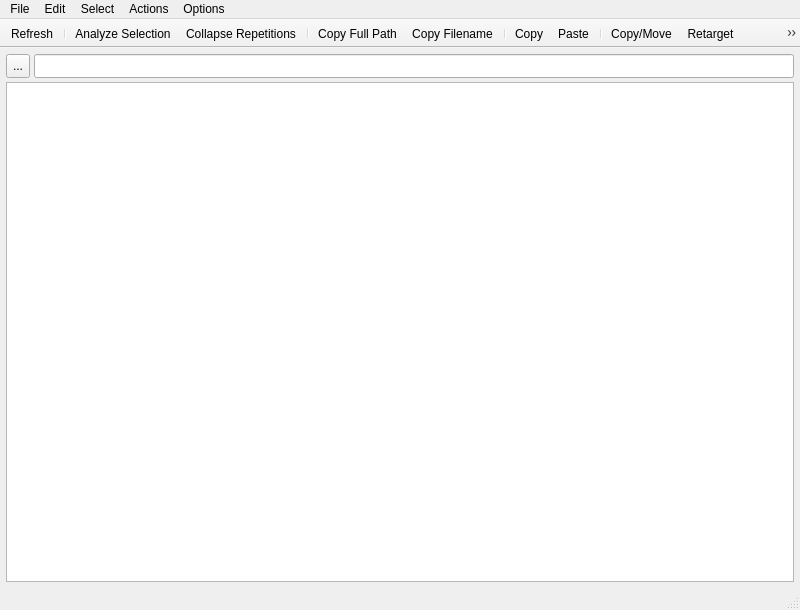
<?xml version="1.0" encoding="UTF-8"?>
<ui version="4.0">
 <class>MainWindow</class>
 <widget class="QMainWindow" name="MainWindow">
  <property name="geometry">
   <rect>
    <x>0</x>
    <y>0</y>
    <width>800</width>
    <height>610</height>
   </rect>
  </property>
  <property name="windowTitle">
   <string>Texture Manager</string>
  </property>
  <property name="windowIcon">
   <iconset>
    <normaloff>:/icons/appIcon.png</normaloff>:/icons/appIcon.png</iconset>
  </property>
  <widget class="QWidget" name="centralwidget">
   <layout class="QVBoxLayout" name="verticalLayout">
    <property name="spacing">
     <number>4</number>
    </property>
    <property name="leftMargin">
     <number>6</number>
    </property>
    <property name="topMargin">
     <number>6</number>
    </property>
    <property name="rightMargin">
     <number>6</number>
    </property>
    <property name="bottomMargin">
     <number>6</number>
    </property>
    <item>
     <layout class="QHBoxLayout" name="horizontalLayout">
      <item>
       <widget class="QToolButton" name="uiBTN_filter">
        <property name="minimumSize">
         <size>
          <width>24</width>
          <height>24</height>
         </size>
        </property>
        <property name="maximumSize">
         <size>
          <width>24</width>
          <height>24</height>
         </size>
        </property>
        <property name="text">
         <string>...</string>
        </property>
        <property name="icon">
         <iconset>
          <normaloff>:/icons/filter_disabled.png</normaloff>
          <normalon>:/icons/filter_active.png</normalon>:/icons/filter_disabled.png</iconset>
        </property>
        <property name="iconSize">
         <size>
          <width>18</width>
          <height>18</height>
         </size>
        </property>
        <property name="checkable">
         <bool>true</bool>
        </property>
       </widget>
      </item>
      <item>
       <widget class="QLineEdit" name="uiLED_filter">
        <property name="minimumSize">
         <size>
          <width>0</width>
          <height>24</height>
         </size>
        </property>
       </widget>
      </item>
     </layout>
    </item>
    <item>
     <widget class="QTableView" name="uiTBL_textures">
      <property name="contextMenuPolicy">
       <enum>Qt::ActionsContextMenu</enum>
      </property>
      <property name="editTriggers">
       <set>QAbstractItemView::DoubleClicked</set>
      </property>
      <property name="alternatingRowColors">
       <bool>true</bool>
      </property>
      <property name="selectionBehavior">
       <enum>QAbstractItemView::SelectRows</enum>
      </property>
      <property name="textElideMode">
       <enum>Qt::ElideLeft</enum>
      </property>
      <property name="horizontalScrollMode">
       <enum>QAbstractItemView::ScrollPerPixel</enum>
      </property>
      <property name="showGrid">
       <bool>false</bool>
      </property>
      <property name="sortingEnabled">
       <bool>true</bool>
      </property>
      <attribute name="horizontalHeaderShowSortIndicator" stdset="0">
       <bool>true</bool>
      </attribute>
      <attribute name="horizontalHeaderStretchLastSection">
       <bool>true</bool>
      </attribute>
      <attribute name="verticalHeaderVisible">
       <bool>false</bool>
      </attribute>
      <attribute name="verticalHeaderMinimumSectionSize">
       <number>15</number>
      </attribute>
      <attribute name="verticalHeaderDefaultSectionSize">
       <number>15</number>
      </attribute>
     </widget>
    </item>
   </layout>
  </widget>
  <widget class="QMenuBar" name="menubar">
   <property name="geometry">
    <rect>
     <x>0</x>
     <y>0</y>
     <width>800</width>
     <height>21</height>
    </rect>
   </property>
   <widget class="QMenu" name="menuFile">
    <property name="title">
     <string>File</string>
    </property>
    <addaction name="uiACT_refresh"/>
    <addaction name="separator"/>
    <addaction name="uiACT_exit"/>
   </widget>
   <widget class="QMenu" name="menuActions">
    <property name="title">
     <string>Actions</string>
    </property>
    <addaction name="uiACT_deleteUnusedShadingNodes"/>
    <addaction name="separator"/>
    <addaction name="uiACT_copyMove"/>
    <addaction name="uiACT_retarget"/>
    <addaction name="uiACT_searchReplace"/>
   </widget>
   <widget class="QMenu" name="menuEdit">
    <property name="title">
     <string>Edit</string>
    </property>
    <addaction name="uiACT_copy"/>
    <addaction name="uiACT_paste"/>
    <addaction name="separator"/>
    <addaction name="uiACT_copyFullPath"/>
    <addaction name="uiACT_copyFilename"/>
   </widget>
   <widget class="QMenu" name="menuOptions">
    <property name="title">
     <string>Options</string>
    </property>
    <addaction name="uiACT_collapseRepetitions"/>
    <addaction name="uiACT_analyzeSelection"/>
    <addaction name="separator"/>
    <addaction name="uiACT_selectNothing"/>
    <addaction name="uiACT_selectAssigned"/>
    <addaction name="uiACT_selectTextureNode"/>
   </widget>
   <widget class="QMenu" name="menuSelect">
    <property name="title">
     <string>Select</string>
    </property>
    <addaction name="uiACT_selectAll"/>
    <addaction name="uiACT_selectInvert"/>
    <addaction name="uiACT_selectNone"/>
   </widget>
   <addaction name="menuFile"/>
   <addaction name="menuEdit"/>
   <addaction name="menuSelect"/>
   <addaction name="menuActions"/>
   <addaction name="menuOptions"/>
  </widget>
  <widget class="QStatusBar" name="statusbar"/>
  <widget class="QToolBar" name="toolBar">
   <property name="windowTitle">
    <string>toolBar</string>
   </property>
   <property name="movable">
    <bool>false</bool>
   </property>
   <property name="iconSize">
    <size>
     <width>24</width>
     <height>24</height>
    </size>
   </property>
   <property name="floatable">
    <bool>false</bool>
   </property>
   <attribute name="toolBarArea">
    <enum>TopToolBarArea</enum>
   </attribute>
   <attribute name="toolBarBreak">
    <bool>false</bool>
   </attribute>
   <addaction name="uiACT_refresh"/>
   <addaction name="separator"/>
   <addaction name="uiACT_analyzeSelection"/>
   <addaction name="uiACT_collapseRepetitions"/>
   <addaction name="separator"/>
   <addaction name="uiACT_copyFullPath"/>
   <addaction name="uiACT_copyFilename"/>
   <addaction name="separator"/>
   <addaction name="uiACT_copy"/>
   <addaction name="uiACT_paste"/>
   <addaction name="separator"/>
   <addaction name="uiACT_copyMove"/>
   <addaction name="uiACT_retarget"/>
   <addaction name="uiACT_searchReplace"/>
  </widget>
  <action name="uiACT_refresh">
   <property name="icon">
    <iconset>
     <normaloff>:/icons/refresh.png</normaloff>:/icons/refresh.png</iconset>
   </property>
   <property name="text">
    <string>Refresh</string>
   </property>
   <property name="toolTip">
    <string>Refresh</string>
   </property>
   <property name="shortcut">
    <string>F5</string>
   </property>
  </action>
  <action name="uiACT_exit">
   <property name="icon">
    <iconset>
     <normaloff>:/icons/exit.png</normaloff>:/icons/exit.png</iconset>
   </property>
   <property name="text">
    <string>Exit</string>
   </property>
  </action>
  <action name="uiACT_retarget">
   <property name="icon">
    <iconset>
     <normaloff>:/icons/retarget.png</normaloff>:/icons/retarget.png</iconset>
   </property>
   <property name="text">
    <string>Retarget</string>
   </property>
  </action>
  <action name="uiACT_copyMove">
   <property name="icon">
    <iconset>
     <normaloff>:/icons/copy_move.png</normaloff>:/icons/copy_move.png</iconset>
   </property>
   <property name="text">
    <string>Copy/Move</string>
   </property>
  </action>
  <action name="uiACT_searchReplace">
   <property name="icon">
    <iconset>
     <normaloff>:/icons/replace.png</normaloff>:/icons/replace.png</iconset>
   </property>
   <property name="text">
    <string>Search and Replace</string>
   </property>
  </action>
  <action name="uiACT_copyFullPath">
   <property name="icon">
    <iconset>
     <normaloff>:/icons/copy1.png</normaloff>:/icons/copy1.png</iconset>
   </property>
   <property name="text">
    <string>Copy Full Path</string>
   </property>
  </action>
  <action name="uiACT_copyFilename">
   <property name="icon">
    <iconset>
     <normaloff>:/icons/copy2.png</normaloff>:/icons/copy2.png</iconset>
   </property>
   <property name="text">
    <string>Copy Filename</string>
   </property>
  </action>
  <action name="uiACT_selectAssigned">
   <property name="checkable">
    <bool>true</bool>
   </property>
   <property name="text">
    <string>Select Assigned</string>
   </property>
  </action>
  <action name="uiACT_collapseRepetitions">
   <property name="checkable">
    <bool>true</bool>
   </property>
   <property name="icon">
    <iconset>
     <normaloff>:/icons/collapse.png</normaloff>:/icons/collapse.png</iconset>
   </property>
   <property name="text">
    <string>Collapse Repetitions</string>
   </property>
  </action>
  <action name="uiACT_selectAll">
   <property name="text">
    <string>Select All</string>
   </property>
  </action>
  <action name="uiACT_selectNone">
   <property name="text">
    <string>Select None</string>
   </property>
  </action>
  <action name="uiACT_selectInvert">
   <property name="text">
    <string>Select Invert</string>
   </property>
  </action>
  <action name="uiACT_selectTextureNode">
   <property name="checkable">
    <bool>true</bool>
   </property>
   <property name="text">
    <string>Select Texture Node</string>
   </property>
  </action>
  <action name="uiACT_selectNothing">
   <property name="checkable">
    <bool>true</bool>
   </property>
   <property name="text">
    <string>Select Nothing</string>
   </property>
  </action>
  <action name="uiACT_copy">
   <property name="icon">
    <iconset>
     <normaloff>:/icons/copy.png</normaloff>:/icons/copy.png</iconset>
   </property>
   <property name="text">
    <string>Copy</string>
   </property>
  </action>
  <action name="uiACT_paste">
   <property name="icon">
    <iconset>
     <normaloff>:/icons/paste.png</normaloff>:/icons/paste.png</iconset>
   </property>
   <property name="text">
    <string>Paste</string>
   </property>
  </action>
  <action name="uiACT_analyzeSelection">
   <property name="checkable">
    <bool>true</bool>
   </property>
   <property name="icon">
    <iconset>
     <normaloff>:/icons/lock_to_selection.png</normaloff>:/icons/lock_to_selection.png</iconset>
   </property>
   <property name="text">
    <string>Analyze Selection</string>
   </property>
  </action>
  <action name="uiACT_deleteUnusedShadingNodes">
   <property name="text">
    <string>Delete Unused Shading Nodes</string>
   </property>
  </action>
 </widget>
 <tabstops>
  <tabstop>uiTBL_textures</tabstop>
  <tabstop>uiLED_filter</tabstop>
  <tabstop>uiBTN_filter</tabstop>
 </tabstops>
 <resources>
  <include location="resources.qrc"/>
 </resources>
 <connections>
  <connection>
   <sender>uiACT_exit</sender>
   <signal>triggered()</signal>
   <receiver>MainWindow</receiver>
   <slot>close()</slot>
   <hints>
    <hint type="sourcelabel">
     <x>-1</x>
     <y>-1</y>
    </hint>
    <hint type="destinationlabel">
     <x>399</x>
     <y>304</y>
    </hint>
   </hints>
  </connection>
  <connection>
   <sender>uiACT_refresh</sender>
   <signal>triggered()</signal>
   <receiver>MainWindow</receiver>
   <slot>onRefreshTriggered()</slot>
   <hints>
    <hint type="sourcelabel">
     <x>-1</x>
     <y>-1</y>
    </hint>
    <hint type="destinationlabel">
     <x>399</x>
     <y>304</y>
    </hint>
   </hints>
  </connection>
  <connection>
   <sender>uiACT_copyFullPath</sender>
   <signal>triggered()</signal>
   <receiver>MainWindow</receiver>
   <slot>onCopyFullPathTriggered()</slot>
   <hints>
    <hint type="sourcelabel">
     <x>-1</x>
     <y>-1</y>
    </hint>
    <hint type="destinationlabel">
     <x>399</x>
     <y>304</y>
    </hint>
   </hints>
  </connection>
  <connection>
   <sender>uiACT_copyFilename</sender>
   <signal>triggered()</signal>
   <receiver>MainWindow</receiver>
   <slot>onCopyFilenameTriggered()</slot>
   <hints>
    <hint type="sourcelabel">
     <x>-1</x>
     <y>-1</y>
    </hint>
    <hint type="destinationlabel">
     <x>399</x>
     <y>304</y>
    </hint>
   </hints>
  </connection>
  <connection>
   <sender>uiACT_copyMove</sender>
   <signal>triggered()</signal>
   <receiver>MainWindow</receiver>
   <slot>onCopyMoveTriggered()</slot>
   <hints>
    <hint type="sourcelabel">
     <x>-1</x>
     <y>-1</y>
    </hint>
    <hint type="destinationlabel">
     <x>399</x>
     <y>304</y>
    </hint>
   </hints>
  </connection>
  <connection>
   <sender>uiACT_retarget</sender>
   <signal>triggered()</signal>
   <receiver>MainWindow</receiver>
   <slot>onRetargetTriggered()</slot>
   <hints>
    <hint type="sourcelabel">
     <x>-1</x>
     <y>-1</y>
    </hint>
    <hint type="destinationlabel">
     <x>399</x>
     <y>304</y>
    </hint>
   </hints>
  </connection>
  <connection>
   <sender>uiACT_searchReplace</sender>
   <signal>triggered()</signal>
   <receiver>MainWindow</receiver>
   <slot>onSearchReplaceTriggered()</slot>
   <hints>
    <hint type="sourcelabel">
     <x>-1</x>
     <y>-1</y>
    </hint>
    <hint type="destinationlabel">
     <x>399</x>
     <y>304</y>
    </hint>
   </hints>
  </connection>
  <connection>
   <sender>uiLED_filter</sender>
   <signal>textChanged(QString)</signal>
   <receiver>MainWindow</receiver>
   <slot>onFilterTextChanged()</slot>
   <hints>
    <hint type="sourcelabel">
     <x>414</x>
     <y>73</y>
    </hint>
    <hint type="destinationlabel">
     <x>399</x>
     <y>304</y>
    </hint>
   </hints>
  </connection>
  <connection>
   <sender>uiBTN_filter</sender>
   <signal>toggled(bool)</signal>
   <receiver>MainWindow</receiver>
   <slot>onFilterButtonToggled()</slot>
   <hints>
    <hint type="sourcelabel">
     <x>18</x>
     <y>73</y>
    </hint>
    <hint type="destinationlabel">
     <x>399</x>
     <y>304</y>
    </hint>
   </hints>
  </connection>
  <connection>
   <sender>uiACT_selectAll</sender>
   <signal>triggered()</signal>
   <receiver>MainWindow</receiver>
   <slot>onSelectAllTriggered()</slot>
   <hints>
    <hint type="sourcelabel">
     <x>-1</x>
     <y>-1</y>
    </hint>
    <hint type="destinationlabel">
     <x>399</x>
     <y>304</y>
    </hint>
   </hints>
  </connection>
  <connection>
   <sender>uiACT_selectInvert</sender>
   <signal>triggered()</signal>
   <receiver>MainWindow</receiver>
   <slot>onSelectInvertTriggered()</slot>
   <hints>
    <hint type="sourcelabel">
     <x>-1</x>
     <y>-1</y>
    </hint>
    <hint type="destinationlabel">
     <x>399</x>
     <y>304</y>
    </hint>
   </hints>
  </connection>
  <connection>
   <sender>uiACT_selectNone</sender>
   <signal>triggered()</signal>
   <receiver>MainWindow</receiver>
   <slot>onSelectNoneTriggered()</slot>
   <hints>
    <hint type="sourcelabel">
     <x>-1</x>
     <y>-1</y>
    </hint>
    <hint type="destinationlabel">
     <x>399</x>
     <y>304</y>
    </hint>
   </hints>
  </connection>
  <connection>
   <sender>uiACT_collapseRepetitions</sender>
   <signal>toggled(bool)</signal>
   <receiver>MainWindow</receiver>
   <slot>onCollapseRepetitionsToggled(bool)</slot>
   <hints>
    <hint type="sourcelabel">
     <x>-1</x>
     <y>-1</y>
    </hint>
    <hint type="destinationlabel">
     <x>399</x>
     <y>304</y>
    </hint>
   </hints>
  </connection>
  <connection>
   <sender>uiACT_selectTextureNode</sender>
   <signal>toggled(bool)</signal>
   <receiver>MainWindow</receiver>
   <slot>onChangeSelectionBehaviour(bool)</slot>
   <hints>
    <hint type="sourcelabel">
     <x>-1</x>
     <y>-1</y>
    </hint>
    <hint type="destinationlabel">
     <x>399</x>
     <y>304</y>
    </hint>
   </hints>
  </connection>
  <connection>
   <sender>uiACT_selectAssigned</sender>
   <signal>toggled(bool)</signal>
   <receiver>MainWindow</receiver>
   <slot>onChangeSelectionBehaviour(bool)</slot>
   <hints>
    <hint type="sourcelabel">
     <x>-1</x>
     <y>-1</y>
    </hint>
    <hint type="destinationlabel">
     <x>399</x>
     <y>304</y>
    </hint>
   </hints>
  </connection>
  <connection>
   <sender>uiACT_copy</sender>
   <signal>triggered()</signal>
   <receiver>MainWindow</receiver>
   <slot>onCopyTriggered()</slot>
   <hints>
    <hint type="sourcelabel">
     <x>-1</x>
     <y>-1</y>
    </hint>
    <hint type="destinationlabel">
     <x>399</x>
     <y>304</y>
    </hint>
   </hints>
  </connection>
  <connection>
   <sender>uiACT_paste</sender>
   <signal>triggered()</signal>
   <receiver>MainWindow</receiver>
   <slot>onPasteTriggered()</slot>
   <hints>
    <hint type="sourcelabel">
     <x>-1</x>
     <y>-1</y>
    </hint>
    <hint type="destinationlabel">
     <x>399</x>
     <y>304</y>
    </hint>
   </hints>
  </connection>
  <connection>
   <sender>uiACT_analyzeSelection</sender>
   <signal>toggled(bool)</signal>
   <receiver>MainWindow</receiver>
   <slot>onAnalyzeSelectionToggled(bool)</slot>
   <hints>
    <hint type="sourcelabel">
     <x>-1</x>
     <y>-1</y>
    </hint>
    <hint type="destinationlabel">
     <x>399</x>
     <y>304</y>
    </hint>
   </hints>
  </connection>
  <connection>
   <sender>uiACT_deleteUnusedShadingNodes</sender>
   <signal>triggered()</signal>
   <receiver>MainWindow</receiver>
   <slot>onDeleteUnusedShadingNodesTriggered()</slot>
   <hints>
    <hint type="sourcelabel">
     <x>-1</x>
     <y>-1</y>
    </hint>
    <hint type="destinationlabel">
     <x>399</x>
     <y>304</y>
    </hint>
   </hints>
  </connection>
 </connections>
 <slots>
  <slot>onRefreshTriggered()</slot>
  <slot>onCopyFilenameTriggered()</slot>
  <slot>onCopyFullPathTriggered()</slot>
  <slot>onCopyMoveTriggered()</slot>
  <slot>onRetargetTriggered()</slot>
  <slot>onSearchReplaceTriggered()</slot>
  <slot>onFilterTextChanged()</slot>
  <slot>onFilterButtonToggled()</slot>
  <slot>onSelectAllTriggered()</slot>
  <slot>onSelectInvertTriggered()</slot>
  <slot>onSelectNoneTriggered()</slot>
  <slot>onCollapseRepetitionsToggled(bool)</slot>
  <slot>onChangeSelectionBehaviour(bool)</slot>
  <slot>onCopyTriggered()</slot>
  <slot>onPasteTriggered()</slot>
  <slot>onAnalyzeSelectionToggled(bool)</slot>
  <slot>onDeleteUnusedShadingNodesTriggered()</slot>
 </slots>
</ui>
